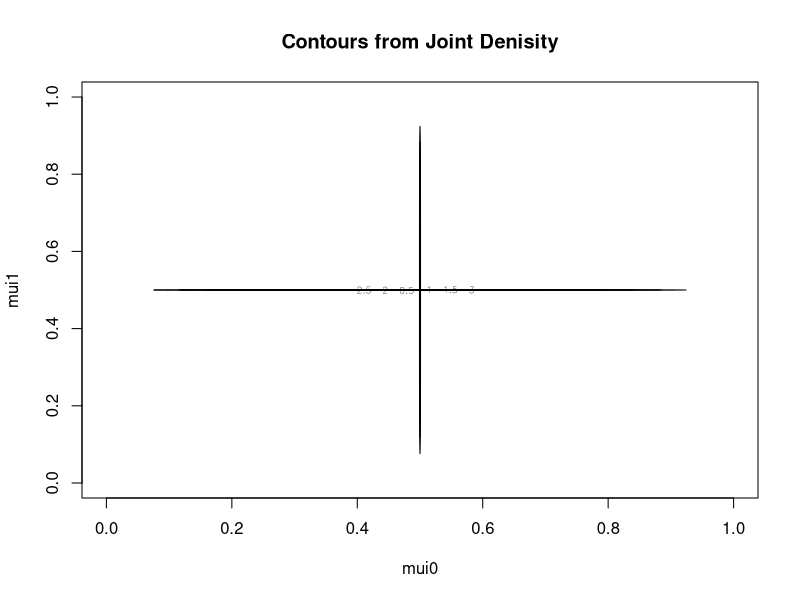
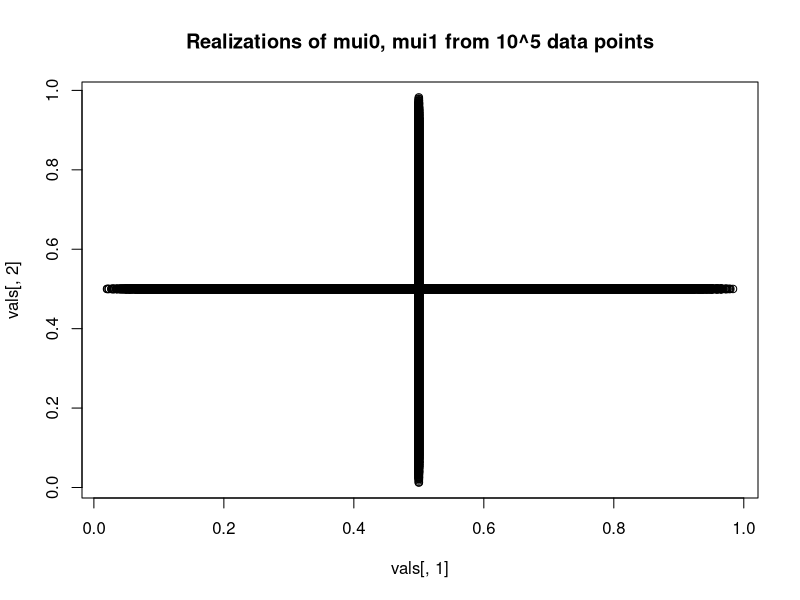
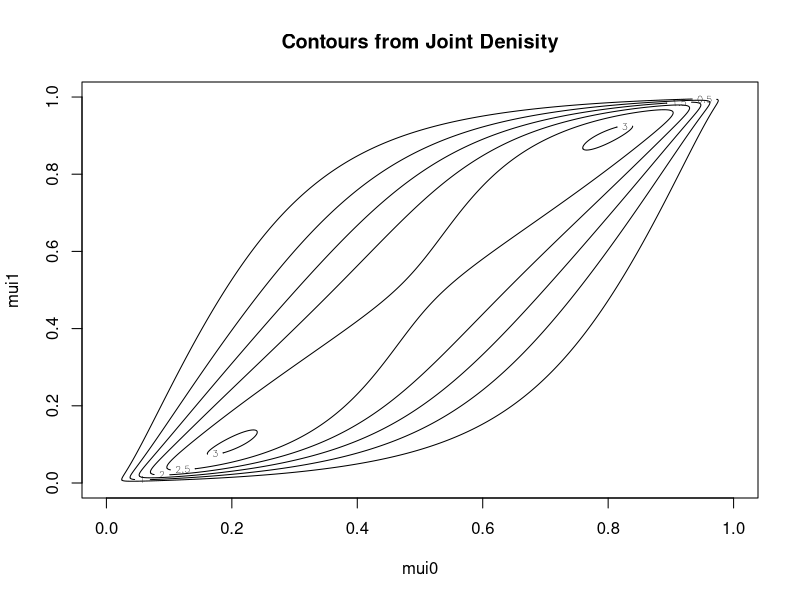

R code for these plots, in order: (Note: this script raises an error after producing the figures.)
m = 10^5
sigmoid <- function(x)
{
  return(1/(1+exp(-x)))
}
logit <- function(p)
{
  return( log(p/(1-p))
          )
}
vals = matrix(0,nrow=m,ncol=2)
vals2 = vals
x = c()
y = c()
for(i in 1:m)
{
  beta1 = rnorm(1)
  temp = rbinom(1,1,0.5)
  if(temp == 0)
    bi = 0
  else bi = -beta1
  bi2 = rnorm(1)
  x = append(x,beta1)
  y = append(y,bi)
  vals[i,1] = sigmoid(bi)
  vals[i,2] = sigmoid(bi+beta1)
  vals2[i,1] = sigmoid(bi2)
  vals2[i,2] = sigmoid(bi2+beta1)
}

joint <- function(b,beta1)
{
  if(b == 0 || b == -beta1)
  {
    ans = 0.5*dnorm(beta1)
  }
  else ans = 0
  ans
}

Jacobian <- function(mu0, mu1)
{
  return(
    1/(mu0-mu0^2) * 1/(mu1-mu1^2)
  )
}

mesh = 0.001
mu0 <- mu1 <- seq(0+mesh,1-mesh,by=mesh)
z <- matrix(0,nrow=length(mu0),ncol=length(mu0))
w <- z
for(i in 1:length(mu0))
{
  for(j in 1:length(mu0))
  {
    z[i,j] = joint(logit(mu0[i]),logit(mu1[j])-logit(mu0[i]))*Jacobian(mu0[i],mu1[j])
    w[i,j] = dnorm(logit(mu0[i]))*dnorm(logit(mu1[j])-logit(mu0[i]))*Jacobian(mu0[i],mu1[j])
  }
}


contour(mu0,mu1,z,main="Contours from Joint Denisity", xlab="mui0", ylab="mui1")
plot(vals[,1],vals[,2], main="Realizations of mui0, mui1 from 10^5 data points")
contour(mu0,mu1,w,main="Contours from Joint Denisity", xlab="mui0", ylab="mui1")
qplot(vals2[,1],vals2[,2], main="Realizations of mui0, mui1 from 10^5 data points",alpha=I(1/10),xlab="mui0", ylab="mui1")

setwd("~/Dropbox/UW2015-2016/Win2016/571/hw9")
library(lme4)
dat1 <- read.table("pairsdata1.txt", header=T)
dat2 <- read.table("pairsdata2.txt", header=T)
m1 <- glmer(y~x+(1|id), data=dat1, family=binomial)
m2 <- glmer(y~x+(1|id), data=dat2, family=binomial)

pair1 <- dat1[order(dat1$id,dat1$x),]
pair2 <- dat2[order(dat2$id,dat2$x),]

n01 <- sum(pair1$y[seq(1, nrow(pair1), 2)] == 0 & pair1$y[seq(2, nrow(pair1), 2)] == 1)
n10 <- sum(pair1$y[seq(1, nrow(pair1), 2)] == 1 & pair1$y[seq(2, nrow(pair1), 2)] == 0)
n00 <- sum(pair1$y[seq(1, nrow(pair1), 2)] == 0 & pair1$y[seq(2, nrow(pair1), 2)] == 0)
n11 <- sum(pair1$y[seq(1, nrow(pair1), 2)] == 1 & pair1$y[seq(2, nrow(pair1), 2)] == 1)

#first
cbeta1 <- log(n01/n10) #1.306252

n01 <- sum(pair2$y[seq(1, nrow(pair2), 2)] == 0 & pair2$y[seq(2, nrow(pair2), 2)] == 1)
n10 <- sum(pair2$y[seq(1, nrow(pair2), 2)] == 1 & pair2$y[seq(2, nrow(pair2), 2)] == 0)
n00 <- sum(pair2$y[seq(1, nrow(pair2), 2)] == 0 & pair2$y[seq(2, nrow(pair2), 2)] == 0)
n11 <- sum(pair2$y[seq(1, nrow(pair2), 2)] == 1 & pair2$y[seq(2, nrow(pair2), 2)] == 1)

cbeta1 <- log(n01/n10) #1.306252 both times
